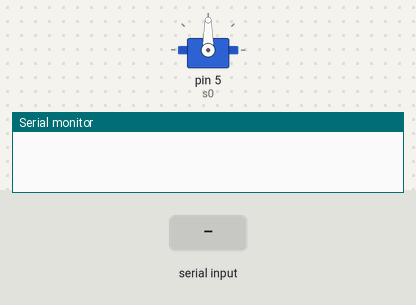
The sketch below on a simulated Arduino Uno, built with avr-gcc and run on an emulated ATmega328P. Parts: servo, the last lines printed to the serial monitor. Inputs (shaded band) come from the test bench.

Above: at 1.2 s.
1.3 s: "30,150\n" received over the second serial link
At 3.0 s:
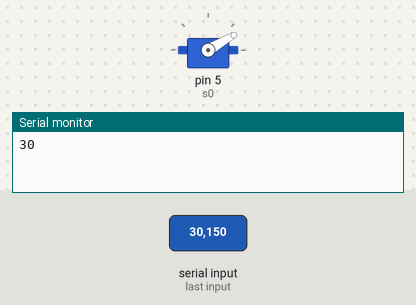
3.8 s: "5\n" received over the second serial link
At 5.9 s:
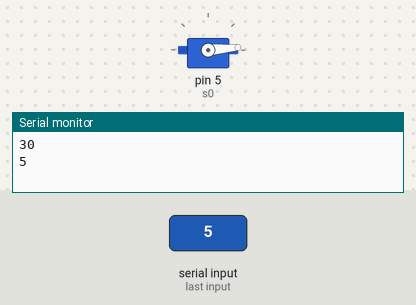
6.2 s: "200\n" received over the second serial link
At 7.9 s:
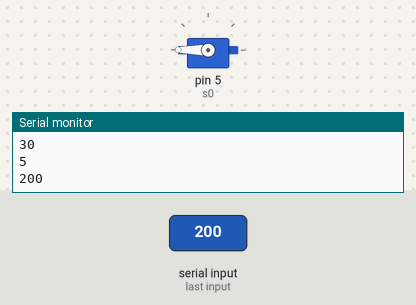
8.7 s: "90,45\n" received over the second serial link
At 11.0 s:
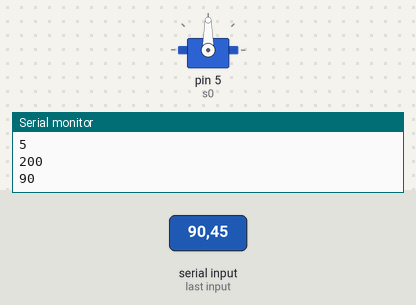
Timing chart, 0 to 12.1 s (numbered marks = the images above; inputs shaded):
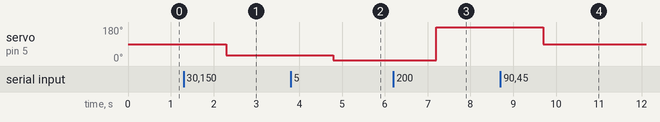

Measured:
- after the input at 1.3 s, servo on pin 5 (s0): 90° → 30° after 1.0 s
- after the input at 3.8 s, servo on pin 5 (s0): 30° → 5° after 1.0 s
- after the input at 6.2 s, servo on pin 5 (s0): 5° → 180° after 1.0 s
- after the input at 8.7 s, servo on pin 5 (s0): 180° → 90° after 1.0 s

The sketch:

servo_bluetooth.ino
```cpp
#include <Servo.h>
#include <SoftwareSerial.h>
SoftwareSerial bluetooth(2, 3);// TX,RX

Servo s0;
int dato;

void setup()
{
  s0.attach(5);
  Serial.begin(9600);
  bluetooth.begin(9600);
}

void loop()
{
  if(bluetooth.available())//comunicacion disponible?
  {
    dato = (bluetooth.readString().toInt());//guardar datos y convertir en valor numeros
    Serial.println(dato);//enviar los numeros por MONITOR SERIAL
    s0.write(dato);//encender servo con esos numeros
    delay(10);//esperar 10 ms
  }
}
```
